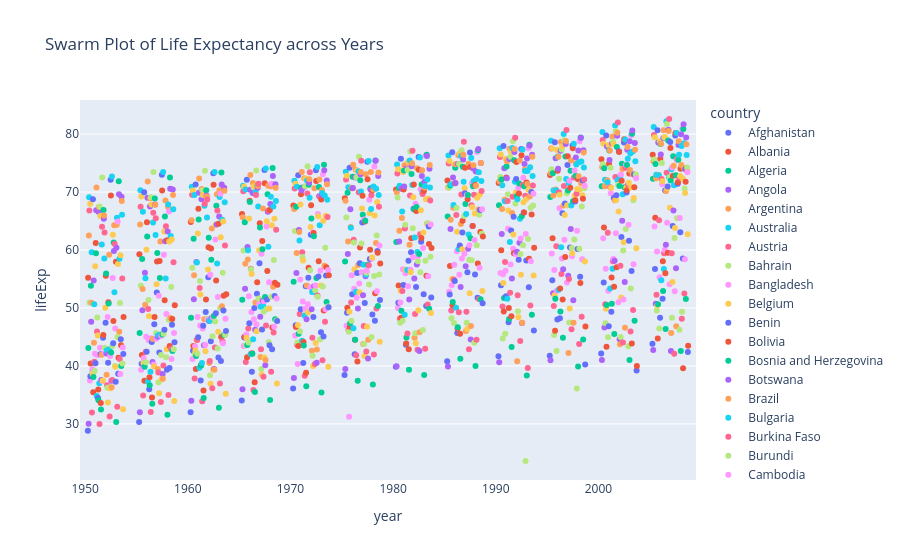

The cell this chart's notebook holds for it:
### Code cell
# Build an interactive strip plot with country colors.
import plotly.express as px

fig = px.strip(df, x='year', y='lifeExp', color='country', title='Swarm Plot of Life Expectancy across Years')
fig.update_traces(jitter=1)  
fig.show()
